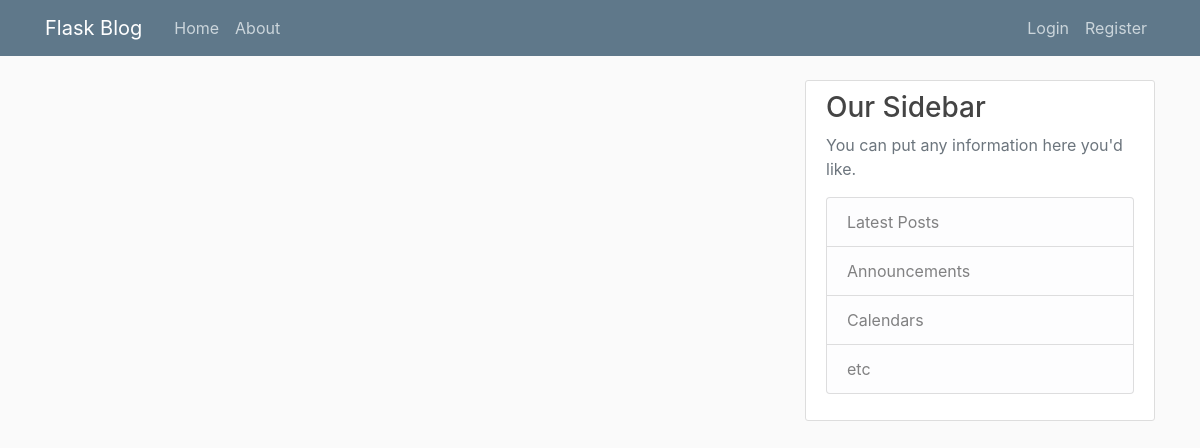
The app's page /home, older data.
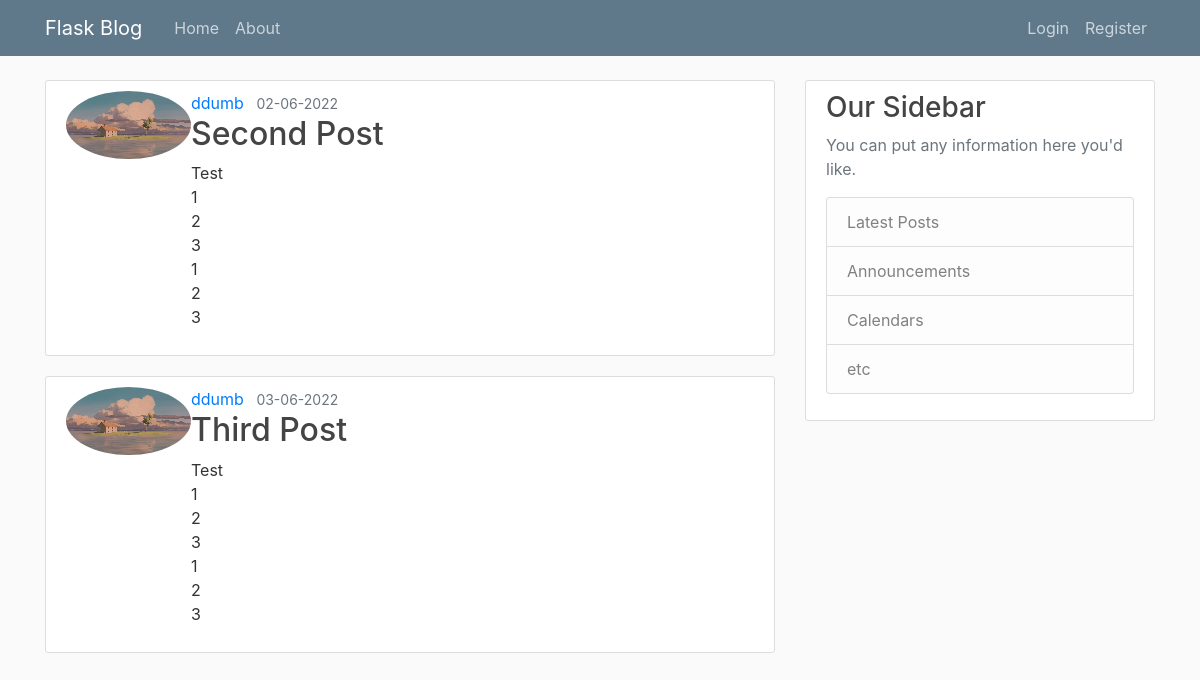
The same page, newer data.
### main_app/models.py (models this page shows, shortened)
class Post(db.Model):
    id = db.Column(db.Integer, primary_key=True)
    title = db.Column(db.String(100), nullable=False)
    date_posted = db.Column(db.DateTime, nullable=False, default=datetime.utcnow)
    content = db.Column(db.Text, nullable=False)
    user_id = db.Column(db.Integer, db.ForeignKey('user.id'), nullable=False)

class User(db.Model, UserMixin):
    id = db.Column(db.Integer, primary_key=True)
    username = db.Column(db.String(20), unique=True, nullable=False)
    email = db.Column(db.String(120), unique=True, nullable=False)
    image_file = db.Column(db.String(20), nullable=False, default='default.jpg')
    password = db.Column(db.String(60), nullable=False)
    posts = db.relationship('Post', backref='author', lazy=True)

### main_app/routes.py (the view)
@app.route("/") #route to main page
@app.route("/home") #route to home page
def home():
    posts = Post.query.all()
    return render_template('home.html', posts=posts) #call to render the home page template

### main_app/templates/home.html
{% extends "layout.html" %}
{% block content %}
    {% for post in posts %}
        <article class="media content-section">
            <img class="rounded-circle article-img" src="{{ url_for('static', filename='profile_pics/' + post.author.image_file) }}">
            <div class="media=body">
                <div class="article-metadata">
                    <a class="mr-2" href="#"> {{ post.author.username }}</a>
                    <small class="text-muted"> {{ post.date_posted.strftime('%d-%m-%Y') }}</small>
                </div>
                <h2><a class="article-title" href="#">{{ post.title }}</a></h2>
                <p class="article-content">{{ post.content }}</p>
            </div>
        </article>
    {% endfor %}
{% endblock content %}

Row changes from the older to the newer data that the page shows:
added Post: image_file (picture), author.username "ddumb", date_posted "02-06-2022", title "Second Post", content "Test 1 2 3 1 2 3"
added Post: image_file (picture), author.username "ddumb", date_posted "03-06-2022", title "Third Post", content "Test 1 2 3 1 2 3"
